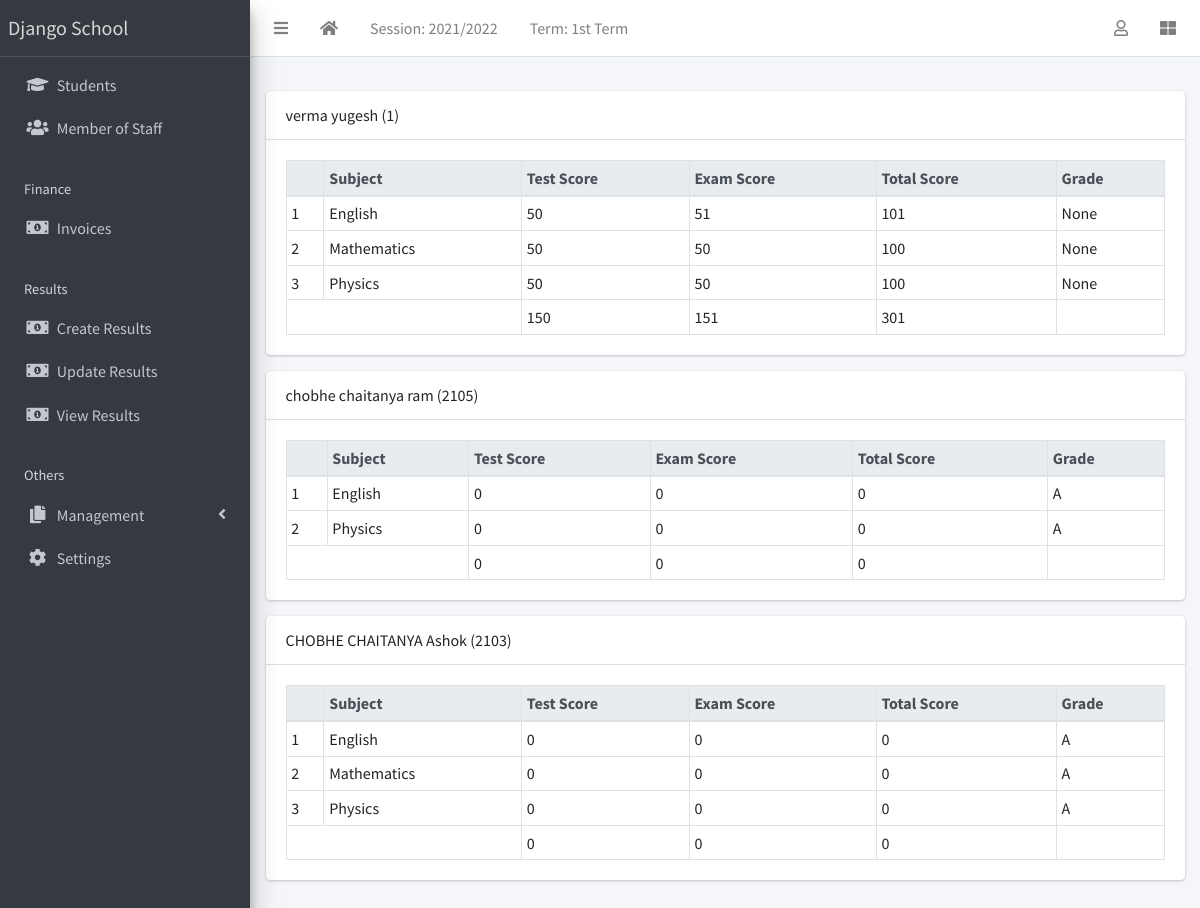
The page /result/view/all (signed in) on the database its author committed.
### apps/corecode/models.py (models this page shows, shortened)
class AcademicSession(models.Model):
    name = models.CharField(max_length=200, unique=True)
    current = models.BooleanField(default=True)
    class Meta:
        ordering = ["-name"]

class AcademicTerm(models.Model):
    name = models.CharField(max_length=20, unique=True)
    current = models.BooleanField(default=True)
    class Meta:
        ordering = ["name"]

class SiteConfig(models.Model):
    key = models.SlugField()
    value = models.CharField(max_length=200)

class Subject(models.Model):
    name = models.CharField(max_length=200, unique=True)
    class Meta:
        ordering = ["name"]
    def __str__(self):
        return self.name

### apps/students/models.py (models this page shows, shortened)
class Student(models.Model):
    STATUS_CHOICES = [("active", "Active"), ("inactive", "Inactive")]
    GENDER_CHOICES = [("male", "Male"), ("female", "Female")]
    current_status = models.CharField(
        max_length=10, choices=STATUS_CHOICES, default="active"
    )
    registration_number = models.CharField(max_length=200, unique=True)
    surname = models.CharField(max_length=200)
    firstname = models.CharField(max_length=200)
    other_name = models.CharField(max_length=200, blank=True)
    gender = models.CharField(max_length=10, choices=GENDER_CHOICES, default="male")
    date_of_birth = models.DateField(default=timezone.now)
    current_class = models.ForeignKey(
        StudentClass, on_delete=models.SET_NULL, blank=True, null=True
    )
    date_of_admission = models.DateField(default=timezone.now)
    mobile_num_regex = RegexValidator(
        regex="^[0-9]{10,15}$", message="Entered mobile number isn't in a right format!"
    )
    parent_mobile_number = models.CharField(
        validators=[mobile_num_regex], max_length=13, blank=True
    )
    address = models.TextField(blank=True)
    others = models.TextField(blank=True)
    passport = models.ImageField(blank=True, upload_to="students/passports/")
    class Meta:
        ordering = ["surname", "firstname", "other_name"]
    def __str__(self):
        return f"{self.surname} {self.firstname} {self.other_name} ({self.registration_number})"

### apps/result/models.py (models this page shows, shortened)
class Result(models.Model):
    student = models.ForeignKey(Student, on_delete=models.CASCADE)
    session = models.ForeignKey(AcademicSession, on_delete=models.CASCADE)
    term = models.ForeignKey(AcademicTerm, on_delete=models.CASCADE)
    current_class = models.ForeignKey(StudentClass, on_delete=models.CASCADE)
    subject = models.ForeignKey(Subject, on_delete=models.CASCADE)
    test_score = models.IntegerField(default=0)
    exam_score = models.IntegerField(default=0)
    class Meta:
        ordering = ["subject"]
    def total_score(self):
        return self.test_score + self.exam_score
    def grade(self):
        return score_grade(self.total_score())

### apps/result/views.py (the view)
# urls.py: path("view/all", ResultListView.as_view(), name="view-results"),
class ResultListView(LoginRequiredMixin, View):
    def get(self, request, *args, **kwargs):
        results = Result.objects.filter(
            session=request.current_session, term=request.current_term
        )
        bulk = {}
        for result in results:
            test_total = 0
            exam_total = 0
            subjects = []
            for subject in results:
                if subject.student == result.student:
                    subjects.append(subject)
                    test_total += subject.test_score
                    exam_total += subject.exam_score
            bulk[result.student.id] = {
                "student": result.student,
                "subjects": subjects,
                "test_total": test_total,
                "exam_total": exam_total,
                "total_total": test_total + exam_total,
            }
        context = {"results": bulk}
        return render(request, "result/all_results.html", context)

### apps/corecode/context_processors.py (called while the page is built)
def site_defaults(request):
    current_session = AcademicSession.objects.get(current=True)
    current_term = AcademicTerm.objects.get(current=True)
    vals = SiteConfig.objects.all()
    contexts = {
        "current_session": current_session.name,
        "current_term": current_term.name,
    }
    for val in vals:
        contexts[val.key] = val.value
    return contexts

### apps/result/utils.py (called while the page is built)
def score_grade(score):
    if score <= 10:
        return "A"

### apps/result/templates/result/all_results.html
{% extends 'base.html' %}
{% block fullcard %}
  {% for key, result in results.items %}
    <div class="card">
      <div class="card-header">
        {{result.student}}
      </div>
      <div class="card-body">
        <table class="table table-bordered table-sm">
          <thead class="thead-light">
            <tr>
              <th></th>
              <th>Subject</th>
              <th>Test Score</th>
              <th>Exam Score</th>
              <th>Total Score</th>
              <th>Grade</th>
            </tr>
          </thead>
          <tbody>
            {% for subject in result.subjects %}
              <tr>
                <td>{{ forloop.counter }}</td>
                <td>{{ subject.subject }}</td>
                <td>{{ subject.test_score }}</td>
                <td>{{ subject.exam_score }}</td>
                <td>{{ subject.total_score }}</td>
                <td>{{ subject.grade }}</td>
              </tr>
            {% endfor %}
          </tbody>
          <tfoot>
            <tr>
              <td colspan="2"></td>
              <td>{{ result.test_total }}</td>
              <td>{{ result.exam_total }}</td>
              <td>{{ result.total_total }}</td>
              <td></td>
            </tr>
          </tfoot>
        </table>
      </div>
    </div>
  {% endfor %}
{% endblock fullcard %}

### templates/base.html (shortened to what this page needs)
{% load static %}
<!DOCTYPE html>
<html lang="en">
<head>
  <link rel="stylesheet" href="{% static 'plugins/fontawesome-free/css/all.min.css' %}">
  <link rel="stylesheet" href="{% static 'plugins/toastr/toastr.min.css' %}">
  <link rel="stylesheet"
    href="{% static 'plugins/overlayScrollbars/css/OverlayScrollbars.min.css' %}">
  <link rel="stylesheet" href="{% static 'plugins/Datatables/datatables.min.css' %}" />
  <link rel="stylesheet" href="{% static 'dist/css/adminlte.min.css' %}">
</head>
<body
  class="hold-transition sidebar-mini layout-fixed layout-navbar-fixed layout-footer-fixed">
  <div class="wrapper">
    <nav class="main-header navbar navbar-expand navbar-white navbar-light">
      <ul class="navbar-nav">
        <li class="nav-item">
          <a class="nav-link" data-widget="pushmenu" href="#" role="button"><i
              class="fas fa-bars"></i></a>
        </li>
        <li class="nav-item d-none d-sm-inline-block">
          <a href="{% url 'home' %} " class="nav-link"><i class="fa fa-home"></i></a>
        </li>
        <li class="nav-item d-none d-sm-inline-block">
          <a href="{% url 'current-session' %}" class="nav-link">Session: {{ current_session }}</a>
        </li>
        <li class="nav-item d-none d-sm-inline-block">
          <a href="{% url 'current-session' %}" class="nav-link">Term: {{ current_term }}</a>
        </li>
      </ul>
      <ul class="navbar-nav ml-auto">
        <li class="nav-item dropdown">
          <a class="nav-link" data-toggle="dropdown" href="#">
            <i class="far fa-user"></i>
          </a>
        </li>
        <li class="nav-item">
          <a class="nav-link" data-widget="control-sidebar" data-slide="true"
            href="#" role="button"><i class="fas fa-th-large"></i></a>
        </li>
      </ul>
    </nav>
    <aside class="main-sidebar sidebar-dark-primary elevation-4">
      <a href="{% url 'home' %}" class="brand-link">{{ school_name | default:"MySchool" }}</a>
      <div class="sidebar">
        <nav class="mt-2">
          <ul class="nav nav-pills nav-sidebar flex-column"
            data-widget="treeview" role="menu" data-accordion="false">
            <li class="nav-item">
              <a href="{% url 'student-list' %}" class="nav-link">
                <i class="nav-icon fas fa-graduation-cap"></i>
                <p>
                  Students
                </p>
              </a>
            </li>
            <li class="nav-item">
              <a href="{% url 'staff-list' %}" class="nav-link">
                <i class="nav-icon fas fa-users"></i>
                <p>
                  Member of Staff
                </p>
              </a>
            </li>
            <li class="nav-header">Finance</li>
            <li class="nav-item">
              <a href="{% url 'invoice-list' %}" class="nav-link">
                <i class="nav-icon fas fa-money-bill-alt"></i>
                <p>
                  Invoices
                </p>
              </a>
            </li>
            <li class="nav-header">Results</li>
            <li class="nav-item">
              <a href="{% url 'create-result' %}" class="nav-link">
                <i class="nav-icon fas fa-money-bill-alt"></i>
                <p>
                  Create Results
                </p>
              </a>
            </li>
            <li class="nav-item">
              <a href="{% url 'edit-results' %}" class="nav-link">
                <i class="nav-icon fas fa-money-bill-alt"></i>
                <p>
                  Update Results
                </p>
              </a>
            </li>
            <li class="nav-item">
              <a href="{% url 'view-results' %}" class="nav-link">
                <i class="nav-icon fas fa-money-bill-alt"></i>
                <p>
                  View Results
                </p>
              </a>
            </li>
            <li class="nav-header">Others</li>
            <li class="nav-item has-treeview">
              <a href="#" class="nav-link">
                <i class="nav-icon fas fa-copy"></i>
                <p>
                  Management
                  <i class="fas fa-angle-left right"></i>
                </p>
              </a>
            </li>
            <li class="nav-item">
              <a href="{% url 'configs' %}" class="nav-link">
                <i class="nav-icon fas fa-cog"></i>
                <p>
                  Settings
                </p>
              </a>
            </li>
          </ul>
        </nav>
      </div>
    </aside>
    <div class="content-wrapper">
      <section class="content-header">
      </section>
      <section class="content">
        <div class="container-fluid">
          <div class="row">
            <div class="col-md-12">
              {% block fullcard %}{% endblock fullcard %}
            </div>
          </div>
        </div>
      </section>
    </div>
  </div>
</body>
</html>

### rows shown on the page
AcademicSession: name "2021/2022"
AcademicTerm: name "1st Term"
SiteConfig: value "Django School"
Student: student "verma yugesh (1)", test_total "150", exam_total "151", total_total "301"
Result: subject "English", test_score "50", exam_score "51", total_score "101", grade "None"
Result: subject "Mathematics", test_score "50", exam_score "50", total_score "100", grade "None"
Result: subject "Physics", test_score "50", exam_score "50", total_score "100", grade "None"
Student: student "chobhe chaitanya ram (2105)", test_total "0", exam_total "0", total_total "0"
Result: subject "English", test_score "0", exam_score "0", total_score "0", grade "A"
Result: subject "Physics", test_score "0", exam_score "0", total_score "0", grade "A"
Student: student "CHOBHE CHAITANYA Ashok (2103)", test_total "0", exam_total "0", total_total "0"
Result: subject "English", test_score "0", exam_score "0", total_score "0", grade "A"
Result: subject "Mathematics", test_score "0", exam_score "0", total_score "0", grade "A"
Result: subject "Physics", test_score "0", exam_score "0", total_score "0", grade "A"
